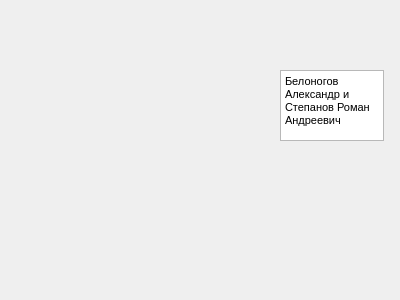
<?xml version="1.0" encoding="UTF-8"?>
<ui version="4.0">
 <class>Dialog</class>
 <widget class="QDialog" name="Dialog">
  <property name="geometry">
   <rect>
    <x>0</x>
    <y>0</y>
    <width>400</width>
    <height>300</height>
   </rect>
  </property>
  <property name="windowTitle">
   <string>Информация об авторах</string>
  </property>
  <widget class="QLabel" name="label">
   <property name="geometry">
    <rect>
     <x>-10</x>
     <y>-220</y>
     <width>271</width>
     <height>541</height>
    </rect>
   </property>
   <property name="text">
    <string/>
   </property>
   <property name="pixmap">
    <pixmap>C:/Users/wwwsy/Desktop/fleshka/justaway/microsoft_hololens_2_6_5270D8BB6C154075AA9A2D3A12E51041.jpg</pixmap>
   </property>
  </widget>
  <widget class="QTextEdit" name="textEdit">
   <property name="enabled">
    <bool>true</bool>
   </property>
   <property name="geometry">
    <rect>
     <x>280</x>
     <y>70</y>
     <width>104</width>
     <height>71</height>
    </rect>
   </property>
   <property name="readOnly">
    <bool>true</bool>
   </property>
   <property name="html">
    <string>&lt;!DOCTYPE HTML PUBLIC &quot;-//W3C//DTD HTML 4.0//EN&quot; &quot;http://www.w3.org/TR/REC-html40/strict.dtd&quot;&gt;
&lt;html&gt;&lt;head&gt;&lt;meta name=&quot;qrichtext&quot; content=&quot;1&quot; /&gt;&lt;style type=&quot;text/css&quot;&gt;
p, li { white-space: pre-wrap; }
&lt;/style&gt;&lt;/head&gt;&lt;body style=&quot; font-family:'MS Shell Dlg 2'; font-size:8.25pt; font-weight:400; font-style:normal;&quot;&gt;
&lt;p style=&quot; margin-top:0px; margin-bottom:0px; margin-left:0px; margin-right:0px; -qt-block-indent:0; text-indent:0px;&quot;&gt;Белоногов Александр и Степанов Роман Андреевич&lt;/p&gt;&lt;/body&gt;&lt;/html&gt;</string>
   </property>
  </widget>
 </widget>
 <resources/>
 <connections/>
</ui>
